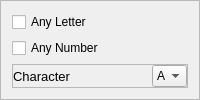
                         <widget class="QFrame" name="frame_3">
                          <property name="frameShape">
                           <enum>QFrame::StyledPanel</enum>
                          </property>
                          <property name="frameShadow">
                           <enum>QFrame::Plain</enum>
                          </property>
                          <layout class="QVBoxLayout" name="verticalLayout_7">
                           <item>
                            <widget class="QCheckBox" name="checkBox_2">
                             <property name="text">
                              <string>Any Letter</string>
                             </property>
                            </widget>
                           </item>
                           <item>
                            <widget class="QCheckBox" name="checkBox_3">
                             <property name="text">
                              <string>Any Number</string>
                             </property>
                            </widget>
                           </item>
                           <item>
                            <widget class="QFrame" name="frame_8">
                             <property name="frameShape">
                              <enum>QFrame::StyledPanel</enum>
                             </property>
                             <property name="frameShadow">
                              <enum>QFrame::Raised</enum>
                             </property>
                             <layout class="QHBoxLayout" name="horizontalLayout_3">
                              <property name="spacing">
                               <number>0</number>
                              </property>
                              <property name="leftMargin">
                               <number>0</number>
                              </property>
                              <property name="topMargin">
                               <number>0</number>
                              </property>
                              <property name="rightMargin">
                               <number>0</number>
                              </property>
                              <property name="bottomMargin">
                               <number>0</number>
                              </property>
                              <item>
                               <widget class="QLabel" name="lbl_static_character_page0_det0_p0">
                                <property name="font">
                                 <font>
                                  <pointsize>10</pointsize>
                                 </font>
                                </property>
                                <property name="text">
                                 <string>Character</string>
                                </property>
                               </widget>
                              </item>
                              <item>
                               <widget class="QComboBox" name="cmbo_char__page0_det0_p0">
                                <property name="maximumSize">
                                 <size>
                                  <width>35</width>
                                  <height>16777215</height>
                                 </size>
                                </property>
                                <item>
                                 <property name="text">
                                  <string>A</string>
                                 </property>
                                </item>
                                <item>
                                 <property name="text">
                                  <string>B</string>
                                 </property>
                                </item>
                                <item>
                                 <property name="text">
                                  <string>C</string>
                                 </property>
                                </item>
                                <item>
                                 <property name="text">
                                  <string>D</string>
                                 </property>
                                </item>
                                <item>
                                 <property name="text">
                                  <string>E</string>
                                 </property>
                                </item>
                                <item>
                                 <property name="text">
                                  <string>F</string>
                                 </property>
                                </item>
                                <item>
                                 <property name="text">
                                  <string>G</string>
                                 </property>
                                </item>
                               </widget>
                              </item>
                             </layout>
                            </widget>
                           </item>
                          </layout>
                         </widget>
